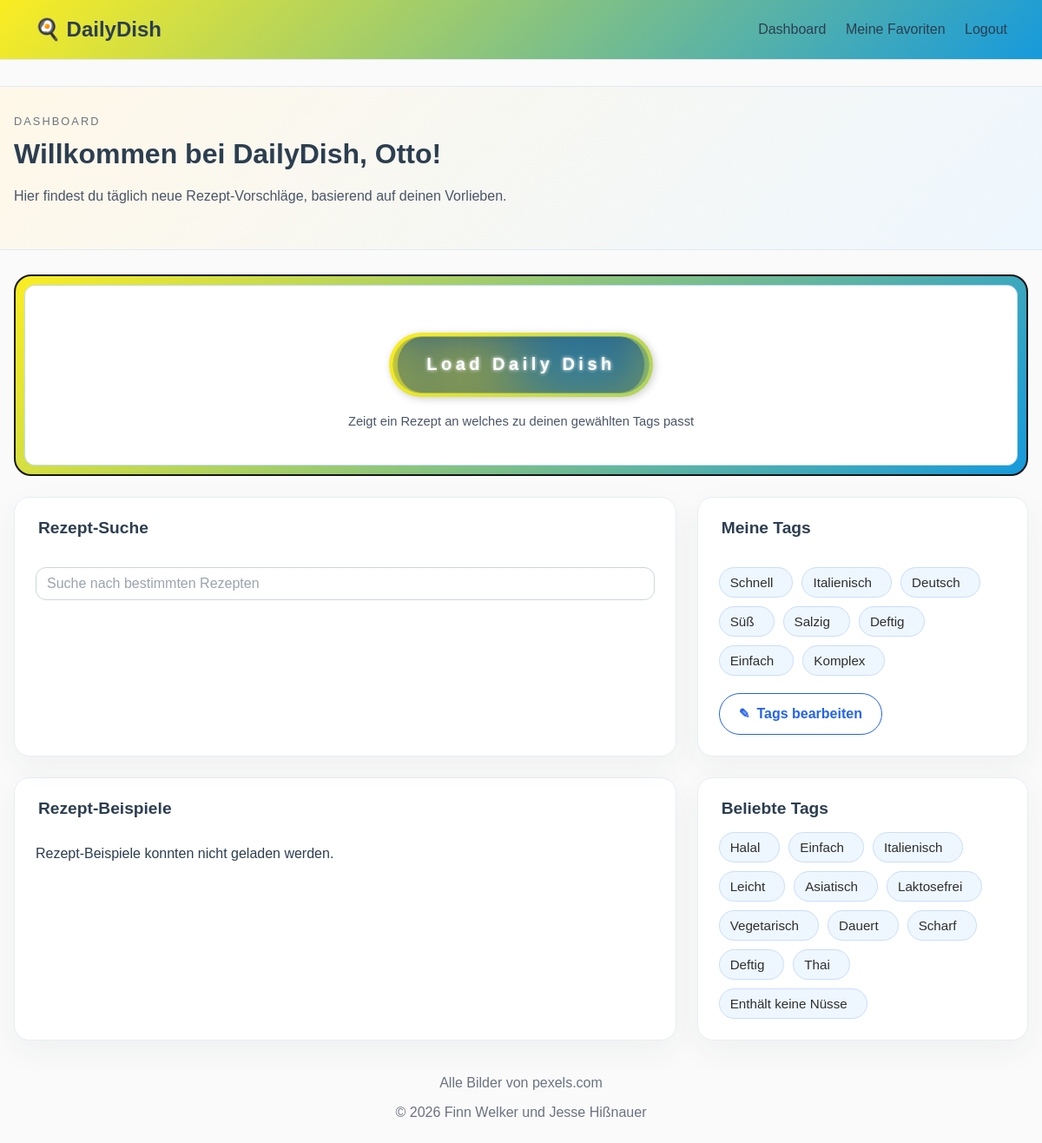
The app's page /dashboard (signed in) with its own data.
### models/user.py (models this page shows)
class User(Base):
    __tablename__ = "users"
    id = Column(Integer, primary_key=True, index=True)
    name = Column(String, unique=True, nullable=False)
    password = Column(String, nullable=False)
    tags = relationship("Tag", secondary="user_tags")
    favourite_recipes = relationship("Recipe", secondary="favourites")
    suggestion_history = relationship("SuggestionHistory")

### models/tag.py (models this page shows)
class Tag(Base):
    __tablename__ = "tags"
    id = Column(Integer, primary_key=True, index=True)
    name = Column(String, nullable=False)
    is_required = Column(Boolean, default=False, nullable=False)
    recipes = relationship("Recipe", secondary="recipe_tags", back_populates="tags")

### main.py (the view)
@app.get("/dashboard")
def dashboard(request: Request, db: Session = Depends(get_db)):
    user_id = request.cookies.get("user_id")
    current_user = None
    if user_id:
        try:
            user_id_value = int(user_id)
        except ValueError:
            user_id_value = None
        if user_id_value is not None:
            current_user = db.query(User).options(selectinload(User.tags)).filter(User.id == user_id_value).first()
            if current_user and not current_user.tags:
                return RedirectResponse(url="/choose-tags", status_code=303)
    request.state.user = current_user
    popularity_expr = (
        func.count(distinct(join_tables.user_tags.c.user_id))
        + func.count(distinct(join_tables.recipe_tags.c.recipe_id))
    )
    popular_tag_rows = (
        db.query(
            tag.Tag.name.label("name"),
            popularity_expr.label("usage_count"),
        )
        .outerjoin(join_tables.user_tags, tag.Tag.id == join_tables.user_tags.c.tag_id)
        .outerjoin(join_tables.recipe_tags, tag.Tag.id == join_tables.recipe_tags.c.tag_id)
        .group_by(tag.Tag.id, tag.Tag.name)
        .order_by(popularity_expr.desc(), tag.Tag.name.asc())
        .limit(12)
        .all()
    )
    popular_tags = [row.name for row in popular_tag_rows if row.name]
    return templates.TemplateResponse(
        request,
        "dashboard.html",
        {"request": request, "popular_tags": popular_tags},
    )

### templates/dashboard.html (shortened to what this page needs)
{% extends "base.html" %}
{% block content %}
<section class="dashboard-hero">
    <div>
        <div class="eyebrow">Dashboard</div>
        {% if user %}
            <h2>Willkommen bei DailyDish, {{ user.name }}!</h2>
        {% else %}
            <h2>Willkommen bei DailyDish</h2>
        {% endif %}
        <p>Hier findest du täglich neue Rezept-Vorschläge, basierend auf deinen Vorlieben.</p>
    </div>
</section>
{% if is_logged_in and user %}
<section class="daily-dish-section">
    <div class="daily-dish-card">
        <div class="daily-dish-inner-card">
            <div class="daily-dish-cta">
                <button id="load-daily-dish-button" class="daily-dish-button" type="button" data-user-id="{{ user.id }}">
                    <strong class="daily-dish-button-label">Load Daily Dish</strong>
                    <span class="daily-dish-stars-container" aria-hidden="true">
                    </span>
                    <span class="daily-dish-glow" aria-hidden="true">
                        <span class="daily-dish-circle"></span>
                        <span class="daily-dish-circle"></span>
                    </span>
                </button>
                <p class="daily-dish-cta-note">Zeigt ein Rezept an welches zu deinen gewählten Tags passt</p>
            </div>
        </div>
    </div>
</section>
{% endif %}
<section id="dashboard-content-stack" {% if user %}data-user-id="{{ user.id }}"{% endif %}>
    <div class="dashboard-top-grid">
        <div class="card recipe-search-card">
            <h3>Rezept-Suche</h3>
            <div class="recipe-search-field-wrap">
                <input id="recipe-search-input" class="recipe-search-input" type="text" placeholder="Suche nach bestimmten Rezepten" autocomplete="off">
            </div>
        </div>
        {% if is_logged_in and user %}
        <div class="card my-tags-card">
            <h3>Meine Tags</h3>
            {% if user.tags %}
            <div id="my-tags-list" class="tag-pill-list">
                {% for tag in user.tags %}
                <span class="tag-pill">{{ tag.name }}</span>
                {% endfor %}
            </div>
            {% else %}
            <div id="my-tags-list" class="tag-pill-list"></div>
            <p id="my-tags-empty">Du hast noch keine Tags ausgewählt.</p>
            {% endif %}
            <a class="button dashboard-edit-tags-button" href="/choose-tags">
                <span class="pen-icon" aria-hidden="true">✎</span>
                Tags bearbeiten
            </a>
        </div>
        {% else %}
        <div class="card my-tags-card">
            <h3>Meine Tags</h3>
            <p>Logge dich ein, um deine persönlichen Tags zu sehen und zu bearbeiten.</p>
            <a class="button dashboard-edit-tags-button" href="/login">Login</a>
        </div>
        {% endif %}
    </div>
<section id="recipe-examples-section" class="overview-grid">
    <div class="card">
        <h3>Rezept-Beispiele</h3>
        <div id="recipe-example-list" class="recipe-example-list">
        </div>
    </div>
    <div class="card">
        <h3>Beliebte Tags</h3>
        {% if popular_tags %}
        <div class="tag-pill-list">
            {% for tag_name in popular_tags %}
            <span class="tag-pill">{{ tag_name }}</span>
            {% endfor %}
        </div>
        {% else %}
        <p>Noch keine Tags vorhanden.</p>
        {% endif %}
    </div>
</section>
</section>
<footer>
    <p>Alle Bilder von pexels.com</p>
    <p>© 2026 Finn Welker und Jesse Hißnauer</p>
</footer>
{% endblock %}

### records on screen
User: name "Otto"
Tag: name "Schnell"
Tag: name "Italienisch"
Tag: name "Deutsch"
Tag: name "Süß"
Tag: name "Salzig"
Tag: name "Deftig"
Tag: name "Einfach"
Tag: name "Komplex"
Tag: name "Halal"
Tag: name "Leicht"
Tag: name "Asiatisch"
Tag: name "Laktosefrei"
Tag: name "Vegetarisch"
Tag: name "Dauert"
Tag: name "Scharf"
Tag: name "Thai"
Tag: name "Enthält keine Nüsse"
